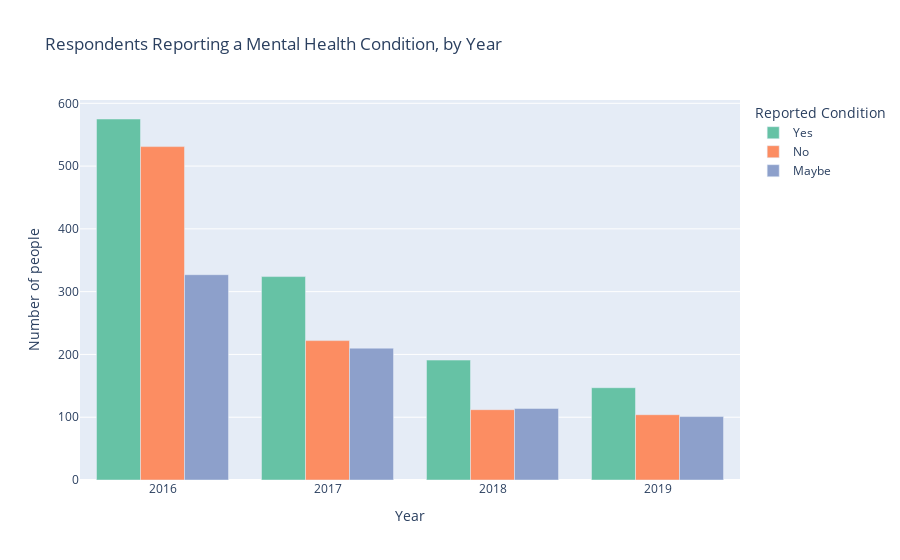

The cell this chart's notebook holds for it:
### Markdown cell above
## Reporting Mental illnes?

We analyzed `questionid == 33`("Do you have a mental health condition?).

**Visualizations Used**
1. **Bar chart** showing raw counts (`Yes`/`No`/`Maybe`) across all years.
2. **Pie Chars** for each year from **2016 to 2019**, displaying proportions in percentages

**Was there an increase in people reporting a mental health condition?**

The **Bar chart** reveals a notable pattern:

* Across all years, the number of respondents aswering **"Yes"** consistenly exceeded those answering **"No"** or **"Maybe"**

The **"Maybe"** category is particularly revealing - it reflects a significant issue:

* Many individuals **are uncertain abaout their mentla health status**, posibly due to a lack of awareness, access to evaluation, or understaning of symptoms. This underscores the need for **Proactive mental health assessments** and suport from employers.

Given the unequal number of responser per year, the **pue chart** offer a clearer comparison of trends. 

* They show a **slight increase** in reported mental health conditions from **2016 to 2018**, with a **drop in 2019**. However, it's important to note that the share of **"Maybe"** responses **steadily increases each year**, suggesting a growing uncertainty or lack  of diagnosis over the time.

### Code cell
current_health = q_a.query("questionid == 33")
health_per_year = current_health.groupby(['SurveyID', 'AnswerText'])['UserID'].nunique().to_frame().reset_index()





fig = px.bar(health_per_year,
             x = 'SurveyID',
             y= 'UserID',
             title= 'Respondents Reporting a Mental Health Condition, by Year',
             color= 'AnswerText',
             
             color_discrete_sequence= px.colors.qualitative.Set2,
             barmode= 'group',
             labels= {'SurveyID': 'Year',
                      'UserID' : 'Number of people',
                      'AnswerText' : 'Reported Condition'},
            category_orders={'AnswerText': ['Yes', 'No']}


)

fig.show()

### Figure 1 — Plotly figure (JSON) as saved in the notebook; plotly's stock layout.template omitted (floating-point values rounded to 4 significant figures)
{"data": [{"alignmentgroup": "True", "hovertemplate": "Reported Condition=Yes<br>Year=%{x}<br>Number of people=%{y}<extra></extra>", "legendgroup": "Yes", "marker": {"color": "rgb(102,194,165)", "pattern": {"shape": ""}}, "name": "Yes", "offsetgroup": "Yes", "orientation": "v", "showlegend": true, "textposition": "auto", "type": "bar", "x": [2016, 2017, 2018, 2019], "xaxis": "x", "y": [575, 324, 191, 147], "yaxis": "y"}, {"alignmentgroup": "True", "hovertemplate": "Reported Condition=No<br>Year=%{x}<br>Number of people=%{y}<extra></extra>", "legendgroup": "No", "marker": {"color": "rgb(252,141,98)", "pattern": {"shape": ""}}, "name": "No", "offsetgroup": "No", "orientation": "v", "showlegend": true, "textposition": "auto", "type": "bar", "x": [2016, 2017, 2018, 2019], "xaxis": "x", "y": [531, 222, 112, 104], "yaxis": "y"}, {"alignmentgroup": "True", "hovertemplate": "Reported Condition=Maybe<br>Year=%{x}<br>Number of people=%{y}<extra></extra>", "legendgroup": "Maybe", "marker": {"color": "rgb(141,160,203)", "pattern": {"shape": ""}}, "name": "Maybe", "offsetgroup": "Maybe", "orientation": "v", "showlegend": true, "textposition": "auto", "type": "bar", "x": [2016, 2017, 2018, 2019], "xaxis": "x", "y": [327, 210, 114, 101], "yaxis": "y"}], "layout": {"barmode": "group", "legend": {"title": {"text": "Reported Condition"}, "tracegroupgap": 0}, "title": {"text": "Respondents Reporting a Mental Health Condition, by Year"}, "xaxis": {"anchor": "y", "domain": [0, 1], "title": {"text": "Year"}}, "yaxis": {"anchor": "x", "domain": [0, 1], "title": {"text": "Number of people"}}}}
